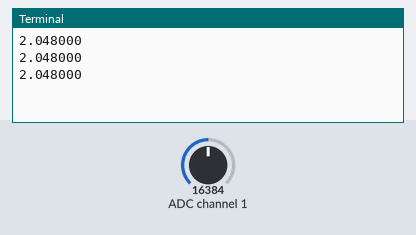
The program below on a simulated Raspberry Pi (BCM pin numbers). Parts: the last lines printed to the terminal. Inputs (shaded band) come from the test bench; at power-on: ADC channel 1 = 16384 (analog values on the 0–32767 scale).

Above: at 1.2 s.
1.3 s: ADC channel 1 set to 22936
At 2.0 s:
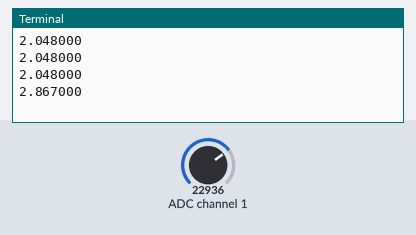
2.8 s: ADC channel 1 set to 28834
At 3.5 s:
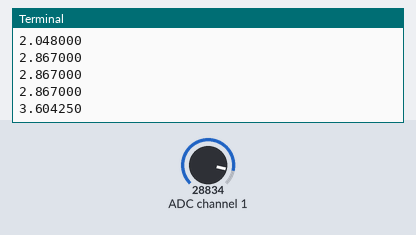
Timing chart, 0 to 5.8 s (numbered marks = the images above; inputs shaded):
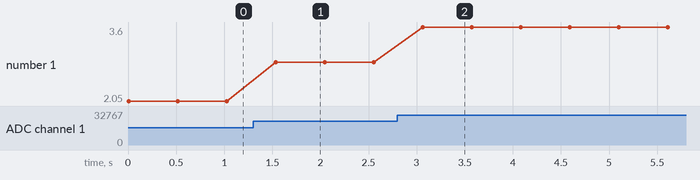

Measured:
- after the input at 1.3 s, the terminal: prints a new line after 0.24 s (image 1)
- after the input at 2.8 s, the terminal: prints a new line after 0.26 s (image 2)
- plotted number 1: 2.05 → 2.87 after the input at 1.3 s, 2.87 → 3.6 after the input at 2.8 s

The program:

ads1x15_ex_singleended.py
```python
#!/usr/bin/python

import time, signal, sys
from Adafruit_ADS1x15 import ADS1x15

def signal_handler(signal, frame):
        print 'You pressed Ctrl+C!'
        sys.exit(0)
signal.signal(signal.SIGINT, signal_handler)
#print 'Press Ctrl+C to exit'

ADS1015 = 0x00  # 12-bit ADC
ADS1115 = 0x01	# 16-bit ADC

# Select the gain
# gain = 6144  # +/- 6.144V
gain = 4096  # +/- 4.096V
# gain = 2048  # +/- 2.048V
# gain = 1024  # +/- 1.024V
# gain = 512   # +/- 0.512V
# gain = 256   # +/- 0.256V

# Select the sample rate
# sps = 8    # 8 samples per second
# sps = 16   # 16 samples per second
# sps = 32   # 32 samples per second
# sps = 64   # 64 samples per second
# sps = 128  # 128 samples per second
sps = 250  # 250 samples per second
# sps = 475  # 475 samples per second
# sps = 860  # 860 samples per second

# Initialise the ADC using the default mode (use default I2C address)
# Set this to ADS1015 or ADS1115 depending on the ADC you are using!
adc = ADS1x15(ic=ADS1115)
while (1):

	# Read channel 1 in single-ended mode using the settings above

	volts = adc.readADCSingleEnded(1, gain, sps) / 1000

	# To read channel 3 in single-ended mode, +/- 1.024V, 860 sps use:
	# volts = adc.readADCSingleEnded(3, 1024, 860)

	print "%.6f" % (volts)
	time.sleep(0.5)
```
